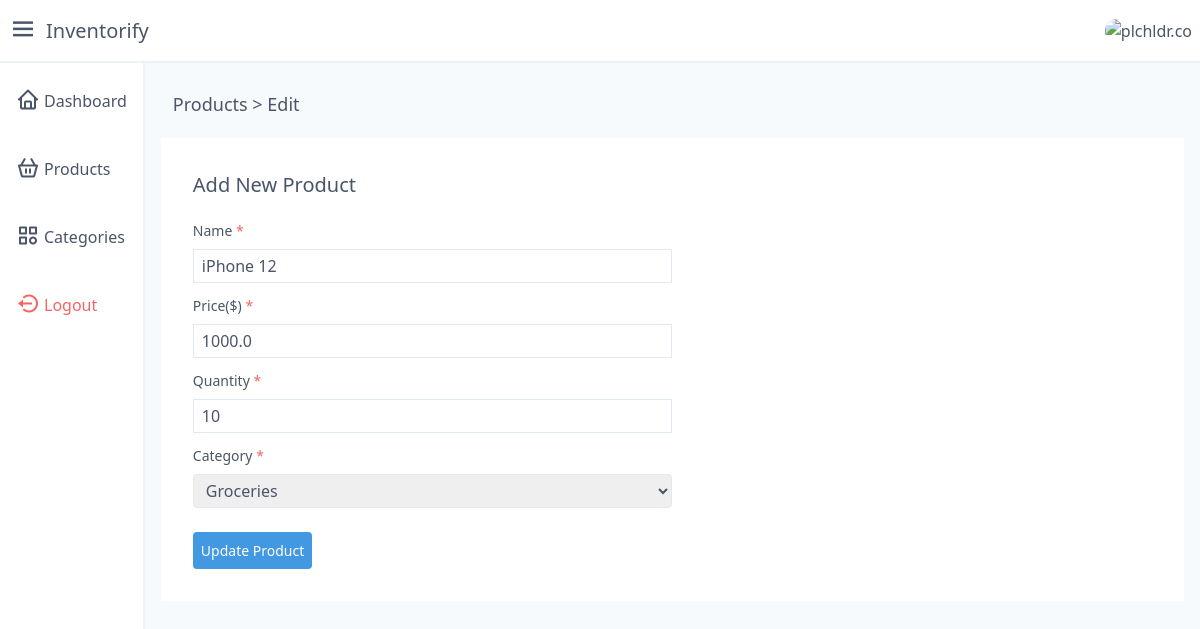
/products/edit/1 (signed in), run on the app's committed database.
### models.py (models this page shows, shortened)
class Product(Base):
    __tablename__ = 'products'
    id = Column(Integer, primary_key=True)
    name = Column(String, nullable=False, unique=True)
    price = Column(Float, nullable=False)
    quantity = Column(Integer, default=0)
    user_id = Column(Integer, ForeignKey('users.id'))
    category_id = Column(Integer, ForeignKey('categories.id'))
    user = relationship('User', back_populates='products')
    category = relationship('Category', back_populates='products')

### app.py (the view)
@app.get('/products/edit/<id>')
def products_edit(id):
    user_id = session.get('user_id')
    if not user_id:
        return redirect('/login')
    product = db.fetch_product(user_id, id)
    categories = db.fetch_categories(user_id)
    if not product:
        return redirect('/products')
    return render_template(
        'auth/products-edit.html',
        product=product,
        categories=categories,
    )

### database.py (called while the page is built)
    def fetch_categories(self, user_id):
        return (
            self.session.query(Category)
                .filter(Category.user_id == user_id)
        )

    def fetch_product(self, user_id, product_id):
        return (
            self.session.query(Product)
                .filter(Product.user_id == user_id)
                .filter(Product.id == product_id)
                .first()
        )

### templates/auth/products-edit.html (shortened to what this page needs)
{% extends 'auth/layout.j2' %}
{% block main %}
<div class="m-3 text-lg">
  Products > Edit
</div>
{% with v_error = get_flashed_messages(category_filter=["validation_error"]) %}
<section class="flex justify-center">
  <div class="w-full lg:p-8 p-4 bg-white mt-2">
    <h3 class="text-xl">Add New Product</h3>
    <form method="POST" action="/products/edit/{{product.id}}" class="mt-5" enctype="multipart/form-data">
      <div class="my-3">
        <label class="text-sm block">
          Name <span class="text-red-500">*</span>
        </label>
        <div class="mt-2">
          <input name="name" value="{{ product.name }}" type="text" class="px-2 py-1 lg:w-1/2 border border-gray-300"
            required />
        </div>
      </div>
      <div class="my-3">
        <label class="text-sm block">
          Price($) <span class="text-red-500">*</span>
        </label>
        <div class="mt-2">
          <input name="price" value={{ product.price }} type="number" class="px-2 py-1 lg:w-1/2 border border-gray-300"
            required />
        </div>
      </div>
      <div class="my-3">
        <label class="text-sm block">
          Quantity <span class="text-red-500">*</span>
        </label>
        <div class="mt-2">
          <input name="quantity" value={{ product.quantity }} type="number"
            class="px-2 py-1 lg:w-1/2 border border-gray-300" required />
        </div>
      </div>
      <div class="my-3">
        <label class="text-sm block">
          Category <span class="text-red-500">*</span>
        </label>
        <div class="mt-2">
          <select name="category_id" class="px-2 py-1 md:w-1/2 border border-gray-300 rounded" required>
            {% for category in categories %}
            <option value="{{category.id}}" {{ 'selected' if category.id==product.category_id else '' }}>
              {{ category.name}}
            </option>
            {% endfor %}
          </select>
        </div>
      </div>
      <div class="mt-6">
        <button type='submit' class="p-2 bg-blue-500 text-white text-sm rounded">Update Product</button>
      </div>
    </form>
  </div>
</section>
{% endwith %}
{% endblock %}

### data on the page
Product: name "iPhone 12", price "1000.0", quantity "10"

### other printed values
form field category_id "Groceries"
